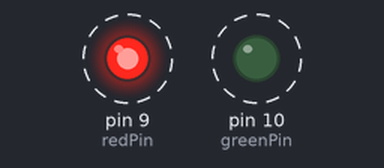
A sketch run on a simulated Arduino Uno, built with avr-gcc and run on an emulated ATmega328P. Parts: output pins drawn as LEDs (lit = HIGH). Dashed ring = blinking.

Above: at 0.2 s.
Timing chart, 0 to 3.0 s (numbered marks = the images above):
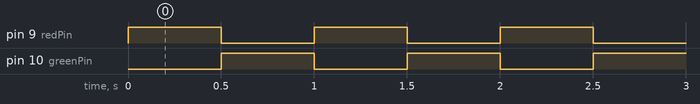

Measured:
- by itself, pin 9 (redPin), pin 10 (greenPin): alternates HIGH for 0.50 s and LOW for 0.50 s

The sketch:

weekk8.ino
```cpp
int redPin = 9;   // Pin for the red LED
int greenPin = 10; // Pin for the green LED

void setup() {
  // Set the LED pins as output
  pinMode(redPin, OUTPUT);
  pinMode(greenPin, OUTPUT);
}

void loop() {
  // Turn on red LED and turn off green LED
  digitalWrite(redPin, HIGH);
  digitalWrite(greenPin, LOW);
  delay(500); // Wait for 0.5 seconds

  // Turn off red LED and turn on green LED
  digitalWrite(redPin, LOW);
  digitalWrite(greenPin, HIGH);
  delay(500); // Wait for 0.5 seconds
}
```
